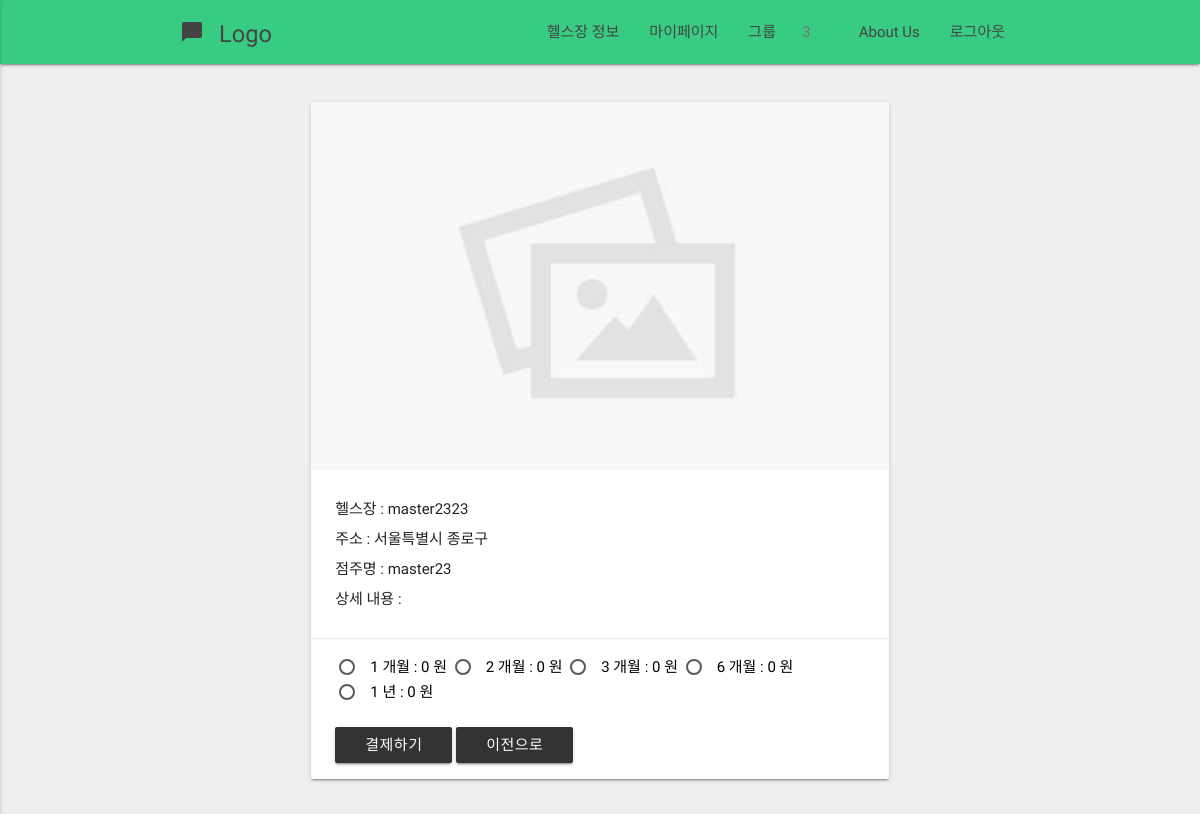
/healthclub/detail/10/ (signed in), run on the app's committed database.
### profiles/models.py (models this page shows, shortened)
class GroupInvite(models.Model):
    inviter          = models.ForeignKey(User, related_name = 'inviter')
    new_member       = models.ForeignKey(User, related_name = 'new_member')
    group            = models.ForeignKey(Group, related_name = 'group', null=True)
    confirmed        = models.BooleanField(default = False)

class Profile(models.Model):
    user             = models.OneToOneField(User) # user.profile
    email            = models.CharField(max_length = 120)
    real_name        = models.CharField(max_length = 120, null=True)
    sex              = models.CharField(max_length = 50, null=True)
    followers        = models.ManyToManyField(User, related_name='followers', blank=True)
    following        = models.ManyToManyField(User, related_name='following', blank=True)
    timestamp        = models.DateTimeField(auto_now_add=True)
    updated          = models.DateTimeField(auto_now=True)
    healthclub       = models.ForeignKey(HealthClub, null=True)
    is_health_master = models.BooleanField(default = False)
    exercised        = models.IntegerField(default = 0)
    unit_cash        = models.IntegerField(default = 0)
    cash             = models.IntegerField(default = 0)
    healthclub_price = models.IntegerField(default = 0)
    start_date       = models.DateTimeField(null=True)
    expire_date      = models.DateTimeField(null=True)

### healthclub/models.py (models this page shows, shortened)
class HealthClub(models.Model):
    name      = models.CharField(max_length = 120)
    address   = models.CharField(max_length = 200)
    master    = models.ForeignKey(User)
    photo     = models.ImageField(blank=True)
    qrcode    = models.ImageField(blank=True)
    member    = models.IntegerField(default = 0)
    price1    = models.IntegerField(default = 0, blank = True)
    price2    = models.IntegerField(default = 0, blank = True)
    price3    = models.IntegerField(default = 0, blank = True)
    price6    = models.IntegerField(default = 0, blank = True)
    price12   = models.IntegerField(default = 0, blank = True)
    detail   = models.CharField(max_length = 1000, blank = True)
    timestamp = models.DateTimeField(auto_now=True)
    updated = models.DateTimeField(auto_now_add=True)

### healthclub/views.py (the view)
# urls.py: url(r'^detail/(?P<pk>\d+)/$', HealthClubDetailView.as_view(), name='detail'),
class HealthClubDetailView(DetailView):
    model = HealthClub

### healthclub/templatetags/healthclub_detail.py (called while the page is built)
@register.filter(name='multiply')
def multiply(value, arg):
    return value*arg

### healthclub/templates/healthclub/healthclub_detail.html (shortened to what this page needs)
{% extends "base.html"  %}
{% load staticfiles %}
{% load healthclub_detail %}
{%block content%}
<div class="row" style="margin-top:30px">
  <div class="col s12 m12 l3"></div>
    <div class="col s12 m12 l6">
      <div class="card">
        <div class="card-image">
          {%if object.photo%}
          <img src="{{object.photo.url}}">
          {%else%}
          <img src="{% static 'images/default_image.jpg' %}">
          {%endif%}
            </div>
            <div class="card-content">
              <p>헬스장 : {{object.name}}</p>
              <p>주소 : {{object.address}}</p>
              <p>점주명 : {{object.master.profile.real_name}}</p>
              <p>상세 내용 : {{object.detail}}</p>
            </div>
            <form action="{% url 'healthclub:payment'%}" method="POST">
              <div class="card-action">
              <label for="test1">1 개월 : {{object.price1}} 원</label>
              <label for="test2">2 개월 : {{object.price2}} 원</label>
              <label for="test3">3 개월 : {{object.price3}} 원</label>
              <label for="test6">6 개월 : {{object.price6}} 원</label>
              <label for="test12">1 년 : {{object.price12}} 원</label>
              <br><br>
              <button class="btn waves-effect waves-light">결제하기</button>
            </form>
            <a href="{% url 'healthclub:list' %}"><button type = "button" class="btn waves-effect waves-light">이전으로</button></a>
        </div>
      </div>
    </div>
{%endblock content%}

### templates/base.html (shortened to what this page needs)
{% load staticfiles %}
<!DOCTYPE html>
<html lang="en">
<head>
  <link href="{% static 'css/materialize.css' %}" type="text/css" rel="stylesheet" media="screen,projection"/>
  <link href="{% static 'css/style.css' %}" type="text/css" rel="stylesheet" media="screen,projection"/>
</head>
<body>
    <nav role="navigation" style="background-color : #38cc82">
    <div class="nav-wrapper container">
      <a id="logo-container" href="/" class="brand-logo"> <small>Logo</small><i class="large material-icons">chat_bubble</i></a>
      <ul class="right hide-on-med-and-down">
        {% if request.user.is_anonymous %}
        <li><a href="/login">로그인</a></li>
        <li><a href="/register">회원 가입</a></li>
        <li><a href="/healthclub/list">헬스장 정보</a></li>
        <li><a href="/aboutus/">About Us</a></li>
        {% elif request.user.profile.is_health_master %}
        <li><a href="/healthclub/mypage">지점 현황</a></li>
        <li><a href="/healthclub/create">지점 정보 설정</a></li>
        <li><a href="/healthclub/list">헬스장 정보</a></li>
        <li><a href="/logout">로그아웃</a></li>
        {% else %}
        <li><a href="/healthclub/list">헬스장 정보</a></li>
        <li><a href="/profiles/mypage">마이페이지</a></li>
        <li>
          <a href="/profiles/group">그룹
            {% if request.user.new_member.all  %}
            <span class="badge">{{request.user.new_member.all|length}}</span>
            {% endif  %}
          </a>
        </li>
        <li><a href="/aboutus/">About Us</a></li>
        <li><a href="/logout">로그아웃</a></li>
        {% endif %}
      </ul>
    </div>
  </nav>
    {% block content %}{% endblock %}
</body>
</html>

### static/css/style.css (style rules this page uses)
nav ul a, nav .brand-logo { color: #444; }
p { line-height: 2rem; }

### templates/base.html (style rules this page uses)
body { background-color : #efefef; }
label { color: black; }

### data on the page
HealthClub: name "master2323", address "서울특별시 종로구", master.profile.real_name "master23", price1 "0", price2 "0", price3 "0", price6 "0", price12 "0"

### other printed values
{{ request.user.new_member.all|length }} "3"
